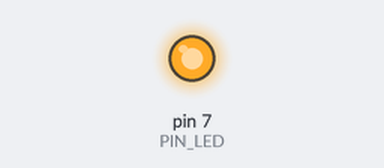
Recording of a sketch running on a simulated Arduino Uno, built with avr-gcc and run on an emulated ATmega328P. Shown: output pins drawn as LEDs (lit = HIGH). At 2.0 s the program stops and its outputs stay as they are.

Above: at 0.5 s.
At 1.85 s:
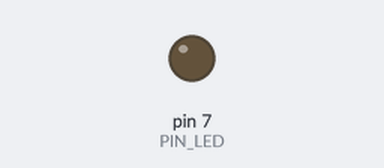
Timing chart, 0 to 3.0 s (numbered marks = the images above):
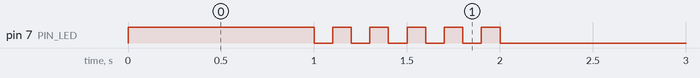

Measured:
- by itself, pin 7 (PIN_LED): repeats every 0.20 s: LOW 0.10 s, HIGH 0.10 s, until it stays LOW from 2.0 s

The sketch:

05_practice_2.ino
```cpp
#define PIN_LED 7

void setup() {
  pinMode(PIN_LED, OUTPUT);
}

void loop() {

  digitalWrite(PIN_LED,1);
  delay(1000);

  for (int i = 0; i < 5; i++) {
    digitalWrite(PIN_LED,0);
    delay(100);
    digitalWrite(PIN_LED,1);
    delay(100);
  }
  digitalWrite(PIN_LED,0);
  while(1){
    }
}
```
